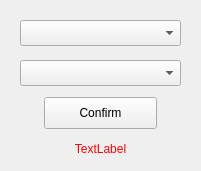
     <widget class="QFrame" name="frame_dropdownConfirm">
      <property name="enabled">
       <bool>true</bool>
      </property>
      <property name="geometry">
       <rect>
        <x>614</x>
        <y>690</y>
        <width>201</width>
        <height>171</height>
       </rect>
      </property>
      <property name="frameShape">
       <enum>QFrame::NoFrame</enum>
      </property>
      <property name="frameShadow">
       <enum>QFrame::Raised</enum>
      </property>
      <property name="lineWidth">
       <number>0</number>
      </property>
      <widget class="QComboBox" name="comboBox_patients">
       <property name="geometry">
        <rect>
         <x>20</x>
         <y>20</y>
         <width>161</width>
         <height>26</height>
        </rect>
       </property>
      </widget>
      <widget class="QComboBox" name="comboBox_times">
       <property name="geometry">
        <rect>
         <x>20</x>
         <y>60</y>
         <width>161</width>
         <height>26</height>
        </rect>
       </property>
      </widget>
      <widget class="QPushButton" name="pushButton_confirm">
       <property name="geometry">
        <rect>
         <x>44</x>
         <y>97</y>
         <width>113</width>
         <height>32</height>
        </rect>
       </property>
       <property name="text">
        <string>Confirm</string>
       </property>
      </widget>
      <widget class="QLabel" name="label_timeSlotFull">
       <property name="geometry">
        <rect>
         <x>50</x>
         <y>138</y>
         <width>101</width>
         <height>21</height>
        </rect>
       </property>
       <property name="styleSheet">
        <string notr="true">color: red</string>
       </property>
       <property name="text">
        <string>TextLabel</string>
       </property>
       <property name="alignment">
        <set>Qt::AlignCenter</set>
       </property>
      </widget>
     </widget>
